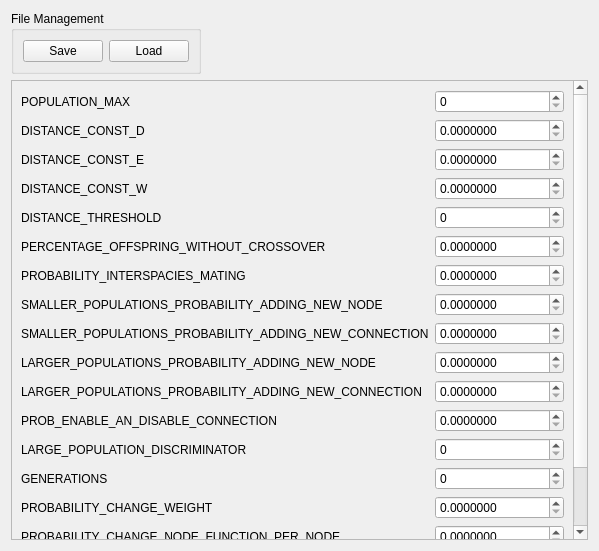
<?xml version="1.0" encoding="UTF-8"?>
<ui version="4.0">
 <class>NeatSpecification</class>
 <widget class="QWidget" name="NeatSpecification">
  <property name="geometry">
   <rect>
    <x>0</x>
    <y>0</y>
    <width>599</width>
    <height>551</height>
   </rect>
  </property>
  <property name="windowTitle">
   <string>Form</string>
  </property>
  <layout class="QGridLayout" name="gridLayout">
   <item row="1" column="0">
    <widget class="QScrollArea" name="scrollArea">
     <property name="widgetResizable">
      <bool>true</bool>
     </property>
     <widget class="QWidget" name="scrollAreaWidgetContents">
      <property name="geometry">
       <rect>
        <x>0</x>
        <y>-86</y>
        <width>571</width>
        <height>530</height>
       </rect>
      </property>
      <layout class="QGridLayout" name="gridLayout_3">
       <item row="0" column="0">
        <layout class="QFormLayout" name="formLayout">
         <property name="fieldGrowthPolicy">
          <enum>QFormLayout::AllNonFixedFieldsGrow</enum>
         </property>
         <item row="0" column="0">
          <widget class="QLabel" name="PMLabel">
           <property name="text">
            <string>POPULATION_MAX</string>
           </property>
          </widget>
         </item>
         <item row="1" column="0">
          <widget class="QLabel" name="DC1Label">
           <property name="text">
            <string>DISTANCE_CONST_D</string>
           </property>
          </widget>
         </item>
         <item row="2" column="0">
          <widget class="QLabel" name="DC2Label">
           <property name="text">
            <string>DISTANCE_CONST_E</string>
           </property>
          </widget>
         </item>
         <item row="3" column="0">
          <widget class="QLabel" name="D3Label">
           <property name="text">
            <string>DISTANCE_CONST_W</string>
           </property>
          </widget>
         </item>
         <item row="4" column="0">
          <widget class="QLabel" name="DTLabel">
           <property name="text">
            <string>DISTANCE_THRESHOLD</string>
           </property>
          </widget>
         </item>
         <item row="5" column="0">
          <widget class="QLabel" name="POWCLabel">
           <property name="text">
            <string>PERCENTAGE_OFFSPRING_WITHOUT_CROSSOVER</string>
           </property>
          </widget>
         </item>
         <item row="6" column="0">
          <widget class="QLabel" name="PIMLabel">
           <property name="text">
            <string>PROBABILITY_INTERSPACIES_MATING</string>
           </property>
          </widget>
         </item>
         <item row="7" column="0">
          <widget class="QLabel" name="SPPANNLabel">
           <property name="text">
            <string>SMALLER_POPULATIONS_PROBABILITY_ADDING_NEW_NODE</string>
           </property>
          </widget>
         </item>
         <item row="8" column="0">
          <widget class="QLabel" name="SPPANCLabel">
           <property name="text">
            <string>SMALLER_POPULATIONS_PROBABILITY_ADDING_NEW_CONNECTION</string>
           </property>
          </widget>
         </item>
         <item row="9" column="0">
          <widget class="QLabel" name="LPPANNLabel">
           <property name="text">
            <string>LARGER_POPULATIONS_PROBABILITY_ADDING_NEW_NODE</string>
           </property>
          </widget>
         </item>
         <item row="10" column="0">
          <widget class="QLabel" name="LPPANCLabel">
           <property name="text">
            <string>LARGER_POPULATIONS_PROBABILITY_ADDING_NEW_CONNECTION</string>
           </property>
          </widget>
         </item>
         <item row="11" column="0">
          <widget class="QLabel" name="PEADCLabel">
           <property name="text">
            <string>PROB_ENABLE_AN_DISABLE_CONNECTION</string>
           </property>
          </widget>
         </item>
         <item row="12" column="0">
          <widget class="QLabel" name="LPDLabel">
           <property name="text">
            <string>LARGE_POPULATION_DISCRIMINATOR</string>
           </property>
          </widget>
         </item>
         <item row="13" column="0">
          <widget class="QLabel" name="GLabel">
           <property name="text">
            <string>GENERATIONS</string>
           </property>
          </widget>
         </item>
         <item row="14" column="0">
          <widget class="QLabel" name="PCWLabel">
           <property name="text">
            <string>PROBABILITY_CHANGE_WEIGHT</string>
           </property>
          </widget>
         </item>
         <item row="15" column="0">
          <widget class="QLabel" name="PCNFPNLabel">
           <property name="text">
            <string>PROBABILITY_CHANGE_NODE_FUNCTION_PER_NODE</string>
           </property>
          </widget>
         </item>
         <item row="0" column="1">
          <widget class="QSpinBox" name="PMSpinBox">
           <property name="maximum">
            <number>1000000</number>
           </property>
          </widget>
         </item>
         <item row="1" column="1">
          <widget class="QDoubleSpinBox" name="DC1DoubleSpinBox">
           <property name="decimals">
            <number>7</number>
           </property>
           <property name="maximum">
            <double>1000000.000000000000000</double>
           </property>
           <property name="singleStep">
            <double>0.000001000000000</double>
           </property>
          </widget>
         </item>
         <item row="2" column="1">
          <widget class="QDoubleSpinBox" name="DC2DoubleSpinBox">
           <property name="decimals">
            <number>7</number>
           </property>
           <property name="maximum">
            <double>1000000.000000000000000</double>
           </property>
           <property name="singleStep">
            <double>0.000001000000000</double>
           </property>
          </widget>
         </item>
         <item row="3" column="1">
          <widget class="QDoubleSpinBox" name="DC3DoubleSpinBox">
           <property name="decimals">
            <number>7</number>
           </property>
           <property name="maximum">
            <double>1000000.000000000000000</double>
           </property>
          </widget>
         </item>
         <item row="4" column="1">
          <widget class="QSpinBox" name="DTSpinBox">
           <property name="maximum">
            <number>1000000</number>
           </property>
          </widget>
         </item>
         <item row="6" column="1">
          <widget class="QDoubleSpinBox" name="PIMDoubleSpinBox">
           <property name="decimals">
            <number>7</number>
           </property>
           <property name="maximum">
            <double>1.000000000000000</double>
           </property>
          </widget>
         </item>
         <item row="7" column="1">
          <widget class="QDoubleSpinBox" name="SPPANNDoubleSpinBox">
           <property name="decimals">
            <number>7</number>
           </property>
           <property name="maximum">
            <double>1.000000000000000</double>
           </property>
          </widget>
         </item>
         <item row="8" column="1">
          <widget class="QDoubleSpinBox" name="SPPANCDoubleSpinBox">
           <property name="decimals">
            <number>7</number>
           </property>
           <property name="maximum">
            <double>1.000000000000000</double>
           </property>
          </widget>
         </item>
         <item row="9" column="1">
          <widget class="QDoubleSpinBox" name="LPPANNDoubleSpinBox">
           <property name="decimals">
            <number>7</number>
           </property>
           <property name="maximum">
            <double>1.000000000000000</double>
           </property>
           <property name="singleStep">
            <double>0.000001000000000</double>
           </property>
          </widget>
         </item>
         <item row="10" column="1">
          <widget class="QDoubleSpinBox" name="LPPANCDoubleSpinBox">
           <property name="decimals">
            <number>7</number>
           </property>
           <property name="maximum">
            <double>1.000000000000000</double>
           </property>
           <property name="singleStep">
            <double>0.000001000000000</double>
           </property>
          </widget>
         </item>
         <item row="11" column="1">
          <widget class="QDoubleSpinBox" name="PEADCDoubleSpinBox">
           <property name="decimals">
            <number>7</number>
           </property>
           <property name="maximum">
            <double>1.000000000000000</double>
           </property>
           <property name="singleStep">
            <double>0.000001000000000</double>
           </property>
          </widget>
         </item>
         <item row="12" column="1">
          <widget class="QSpinBox" name="LPDSpinBox"/>
         </item>
         <item row="13" column="1">
          <widget class="QSpinBox" name="GSpinBox">
           <property name="maximum">
            <number>1000000</number>
           </property>
          </widget>
         </item>
         <item row="14" column="1">
          <widget class="QDoubleSpinBox" name="PCWDoubleSpinBox">
           <property name="decimals">
            <number>7</number>
           </property>
          </widget>
         </item>
         <item row="15" column="1">
          <widget class="QDoubleSpinBox" name="PCNFPNDoubleSpinBox">
           <property name="decimals">
            <number>7</number>
           </property>
          </widget>
         </item>
         <item row="16" column="0">
          <widget class="QCheckBox" name="CPPNCheckBox">
           <property name="text">
            <string>Enable CPPN functions</string>
           </property>
          </widget>
         </item>
         <item row="17" column="0">
          <widget class="QCheckBox" name="RecurrentConnectionCheckBox">
           <property name="text">
            <string>Enable Recurrent Connections</string>
           </property>
          </widget>
         </item>
         <item row="5" column="1">
          <widget class="QDoubleSpinBox" name="POWCDoubleSpinBox">
           <property name="decimals">
            <number>7</number>
           </property>
           <property name="maximum">
            <double>1.000000000000000</double>
           </property>
           <property name="singleStep">
            <double>0.000001000000000</double>
           </property>
          </widget>
         </item>
        </layout>
       </item>
      </layout>
     </widget>
    </widget>
   </item>
   <item row="0" column="0">
    <layout class="QHBoxLayout" name="horizontalLayout">
     <item>
      <widget class="QGroupBox" name="groupBox">
       <property name="title">
        <string>File Management</string>
       </property>
       <layout class="QGridLayout" name="gridLayout_2">
        <item row="0" column="0">
         <layout class="QHBoxLayout" name="horizontalLayout_2">
          <item>
           <widget class="QPushButton" name="SavePushButton">
            <property name="text">
             <string>Save</string>
            </property>
           </widget>
          </item>
          <item>
           <widget class="QPushButton" name="LoadPushButton">
            <property name="text">
             <string>Load</string>
            </property>
           </widget>
          </item>
         </layout>
        </item>
       </layout>
      </widget>
     </item>
     <item>
      <spacer name="horizontalSpacer">
       <property name="orientation">
        <enum>Qt::Horizontal</enum>
       </property>
       <property name="sizeHint" stdset="0">
        <size>
         <width>40</width>
         <height>20</height>
        </size>
       </property>
      </spacer>
     </item>
    </layout>
   </item>
  </layout>
 </widget>
 <resources/>
 <connections/>
</ui>
